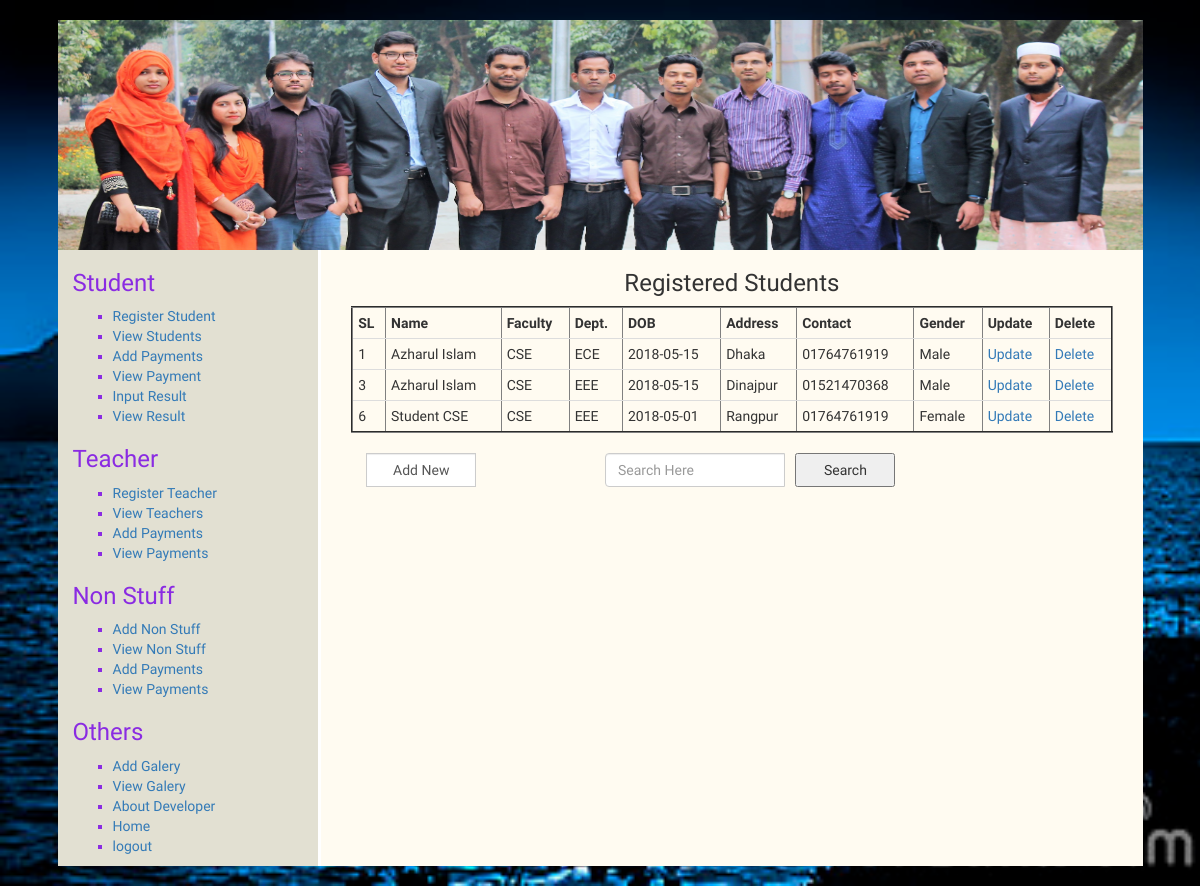
The page /viewStudent.php (signed in) on the database its author committed.
### tables this page shows
CREATE TABLE IF NOT EXISTS `student` (
  `stdid` int(11) NOT NULL AUTO_INCREMENT,
  `name` varchar(111) NOT NULL,
  `faculty` varchar(111) NOT NULL,
  `dept` varchar(111) NOT NULL,
  `dob` varchar(111) NOT NULL,
  `address` varchar(111) NOT NULL,
  `email` varchar(111) NOT NULL,
  `contact` varchar(111) NOT NULL,
  `gender` varchar(111) NOT NULL,
  PRIMARY KEY (`stdid`)
);

### viewStudent.php (the view, shortened to what this page needs)
<?php include("header.php"); ?>
		<div class="col-md-12">
			<?php include("leftMenu.php"); ?>
			<div class="col-md-9 hstu">
					<h3 class="text-center">Registered Students</h3>
						<form action="" method="post" enctype="multipart/form-data">
						<?php include("config.php"); ?>
						<?php
								$sql = "SELECT * FROM student";
								$result = $conn->query($sql);
								if ($result->num_rows > 0) {
									echo "<table border='2' align='center' class='table table-hover'>
												<tr>
													<th>SL</th>
													<th>Name</th>
													<th>Faculty</th>
													<th>Dept.</th>
													<th>DOB</th>
													<th>Address</th>
													<th>Contact</th>
													<th>Gender</th>
													<th>Update</th>
													<th>Delete</th>
												</tr>";
										while($row = $result->fetch_assoc()){
												echo "<tr>";
													echo "<td>".$row['stdid']."</td>";
													echo "<td>".$row['name']."</td>";
													echo "<td>".$row['faculty']."</td>";
													echo "<td>".$row['dept']."</td>";
													echo "<td>".$row['dob']."</td>";
													echo "<td>".$row['address']."</td>";
													echo "<td>".$row['contact']."</td>";
													echo "<td>".$row['gender']."</td>";
						?>
													<td><a href="updateStudent.php?stdid=<?php echo $row['stdid']?>">Update</a></td>
													<td><a href="deleteStudent.php?stdid=<?php echo $row['stdid']?>">Delete</a></td>
						<?php
												echo "</tr>";
										}
									echo "</table>";
								} else {
									echo("No Data were Found!");
								}
						 ?>
					</form>
					<form action="searchStudent.php" method="post" enctype="multipart/form-data">
						<div class="form-group">
						        <div class="col-md-4 inputGroupContainer">
						          <div class="input-group">
						           <a href="entryStudent.php"><input name="addnew" class="form-control" type="button" value="Add New" style="width:110px;"></a>
						           </div>
						        </div>
     					</div>
     					<div class="form-group">
						        <div class="inputGroupContainer">
						          <div class="input-group">
						           	<input name="search" placeholder="Search Here" class="form-control" type="text" style="width: 180px;"></a> &nbsp;&nbsp;
						           	<button type="submit" style="width:100px;">Search</button>
						           </div>
						        </div>
     					</div>
					</form>
			</div>
		</div>
		<?php include("footer.php"); ?>

### header.php (shortened to what this page needs)
<!DOCTYPE html>
<html>
<head>
	<link rel="stylesheet" href="css/bootstrap.min.css">
	<link rel="stylesheet" href="style.css">
</head>
<body>
	<div class="container background">
		<header style="">
			<nav>
				<a href="home.php"><img src="img/coverPic.jpg" alt="sgtc campus" title="Saidpur Government Teachnical School &amp; College(SGTC)" class="img-responsive" style="height: 230px;"></a>
			</nav>
		</header>

### leftMenu.php
<div class="col-md-3 leftmenu">
	<h3>Student</h3>
	<ul type="square">
		<li><a href="entryStudent.php">Register Student</a></li>
		<li><a href="viewStudent.php">View Students</a></li>
		<li><a href="entryStdPayment.php">Add Payments</a></li>
		<li><a href="viewStdPayment.php">View Payment</a></li>
		<li><a href="entryResult.php">Input Result</a></li>
		<li><a href="viewResult.php">View Result</a></li>
	</ul>
	<h3>Teacher</h3>
	<ul type="square">
		<li><a href="entryTeacher.php">Register Teacher</a></li>
		<li><a href="viewTeacher.php">View Teachers</a></li>
		<li><a href="techPayment.php">Add Payments</a></li>
		<li><a href="vtechPayment.php">View Payments</a></li>
	</ul>
	<h3>Non Stuff</h3>
	<ul type="square">
		<li><a href="entrynStuff.php">Add Non Stuff</a></li>
		<li><a href="viewnStuff.php">View Non Stuff</a></li>
		<li><a href="nsPay.php">Add Payments</a></li>
		<li><a href="vnsPay.php">View Payments</a></li>
	</ul>
	<h3>Others</h3>
	<ul type="square">
		<li><a href="home.php">Add Galery</a></li>
		<li><a href="home.php">View Galery</a></li>
		<li><a href="developerazad.php">About Developer</a></li>
		<li><a href="home.php">Home</a></li>
		<li><a href="logOut.php">logout</a></li>
	</ul>
</div>

### footer.php (shortened to what this page needs)
	</div>
</body>
</html>

### style.css (style rules this page uses)
body { padding: 5px auto; font-family: 'El Messiri', sans-serif; background:url(img/backimg2.jpg) fixed no-repeat; background-size:cover; }
.container { padding-right:0px; padding-left:0px; margin-right: auto; margin-left: auto; width:1085px; margin:20px auto; }
.background { background-color:#fffbf1; }
a,a:hover { text-decoration:none; }
.leftmenu { background-color:#dbdacbcc; margin-left: -15px; color: blueviolet; }
.input-group input[type="text"],.input-group input[type="email"],.input-group input[type="date"],.input-group input[type="password"] { width: 150px; }
.input-group input[type="submit"],.input-group input[type="button"],.input-group input[type="password"],.input-group input[type="file"] { width: 150px; }
select,button[type="submit"] { width: 150px; height: 34px; }
.leftmenu { border-right:3px solid #fff; margin-right: 15px; }
header nav img { height: 222px; width: 1085px; }
.table > tbody > tr > td, .table > tbody > tr > th, .table > tfoot > tr > td, .table > tfoot > tr > th, .table > thead > tr > td, .table > thead > tr > th { padding: 5px; }

### rows shown on the page
student: stdid "1", name "Azharul Islam", faculty "CSE", dept "ECE", dob "2018-05-15", address "Dhaka", contact "01764761919", gender "Male"
student: stdid "3", name "Azharul Islam", faculty "CSE", dept "EEE", dob "2018-05-15", address "Dinajpur", contact "01521470368", gender "Male"
student: stdid "6", name "Student CSE", faculty "CSE", dept "EEE", dob "2018-05-01", address "Rangpur", contact "01764761919", gender "Female"
